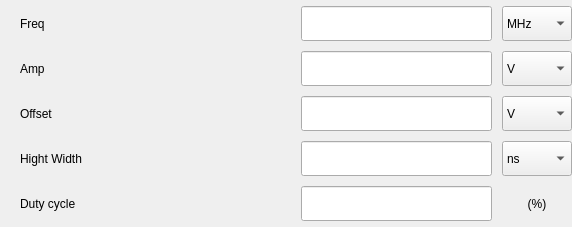
<?xml version="1.0" encoding="UTF-8"?>
<ui version="4.0">
 <class>wgSquare</class>
 <widget class="QWidget" name="wgSquare">
  <property name="geometry">
   <rect>
    <x>0</x>
    <y>0</y>
    <width>572</width>
    <height>227</height>
   </rect>
  </property>
  <property name="maximumSize">
   <size>
    <width>606</width>
    <height>16777215</height>
   </size>
  </property>
  <property name="windowTitle">
   <string>Form</string>
  </property>
  <property name="styleSheet">
   <string notr="true"/>
  </property>
  <layout class="QGridLayout" name="gridLayout_3">
   <property name="leftMargin">
    <number>0</number>
   </property>
   <property name="topMargin">
    <number>0</number>
   </property>
   <property name="rightMargin">
    <number>0</number>
   </property>
   <property name="bottomMargin">
    <number>0</number>
   </property>
   <property name="spacing">
    <number>0</number>
   </property>
   <item row="0" column="0">
    <layout class="QGridLayout" name="gridLayout_2">
     <property name="leftMargin">
      <number>20</number>
     </property>
     <property name="horizontalSpacing">
      <number>196</number>
     </property>
     <property name="verticalSpacing">
      <number>10</number>
     </property>
     <item row="2" column="1">
      <layout class="QHBoxLayout" name="horizontalLayout_12">
       <property name="spacing">
        <number>10</number>
       </property>
       <item>
        <widget class="QLineEdit" name="lineEdit_8">
         <property name="minimumSize">
          <size>
           <width>191</width>
           <height>35</height>
          </size>
         </property>
         <property name="maximumSize">
          <size>
           <width>191</width>
           <height>16777215</height>
          </size>
         </property>
        </widget>
       </item>
       <item>
        <widget class="QComboBox" name="comboBox_13">
         <property name="minimumSize">
          <size>
           <width>70</width>
           <height>35</height>
          </size>
         </property>
         <property name="maximumSize">
          <size>
           <width>70</width>
           <height>35</height>
          </size>
         </property>
         <property name="cursor">
          <cursorShape>PointingHandCursor</cursorShape>
         </property>
         <item>
          <property name="text">
           <string>V</string>
          </property>
         </item>
        </widget>
       </item>
      </layout>
     </item>
     <item row="1" column="1">
      <layout class="QHBoxLayout" name="horizontalLayout_13">
       <property name="spacing">
        <number>10</number>
       </property>
       <item>
        <widget class="QLineEdit" name="lineEdit_9">
         <property name="minimumSize">
          <size>
           <width>191</width>
           <height>35</height>
          </size>
         </property>
         <property name="maximumSize">
          <size>
           <width>191</width>
           <height>16777215</height>
          </size>
         </property>
        </widget>
       </item>
       <item>
        <widget class="QComboBox" name="comboBox_14">
         <property name="minimumSize">
          <size>
           <width>70</width>
           <height>35</height>
          </size>
         </property>
         <property name="maximumSize">
          <size>
           <width>70</width>
           <height>35</height>
          </size>
         </property>
         <property name="cursor">
          <cursorShape>PointingHandCursor</cursorShape>
         </property>
         <item>
          <property name="text">
           <string>V</string>
          </property>
         </item>
        </widget>
       </item>
      </layout>
     </item>
     <item row="3" column="0">
      <widget class="QLabel" name="label_17">
       <property name="text">
        <string>Hight Width</string>
       </property>
      </widget>
     </item>
     <item row="0" column="0">
      <widget class="QLabel" name="label_12">
       <property name="text">
        <string>Freq</string>
       </property>
      </widget>
     </item>
     <item row="1" column="0">
      <widget class="QLabel" name="label_18">
       <property name="text">
        <string>Amp</string>
       </property>
      </widget>
     </item>
     <item row="2" column="0">
      <widget class="QLabel" name="label_19">
       <property name="text">
        <string>Offset</string>
       </property>
      </widget>
     </item>
     <item row="0" column="1">
      <layout class="QHBoxLayout" name="horizontalLayout_14">
       <property name="spacing">
        <number>10</number>
       </property>
       <item>
        <widget class="QLineEdit" name="lineEdit_10">
         <property name="minimumSize">
          <size>
           <width>191</width>
           <height>35</height>
          </size>
         </property>
         <property name="maximumSize">
          <size>
           <width>191</width>
           <height>16777215</height>
          </size>
         </property>
        </widget>
       </item>
       <item>
        <widget class="QComboBox" name="comboBox_15">
         <property name="minimumSize">
          <size>
           <width>70</width>
           <height>35</height>
          </size>
         </property>
         <property name="maximumSize">
          <size>
           <width>70</width>
           <height>35</height>
          </size>
         </property>
         <property name="cursor">
          <cursorShape>PointingHandCursor</cursorShape>
         </property>
         <item>
          <property name="text">
           <string>MHz</string>
          </property>
         </item>
        </widget>
       </item>
      </layout>
     </item>
     <item row="3" column="1">
      <layout class="QHBoxLayout" name="horizontalLayout_15">
       <property name="spacing">
        <number>10</number>
       </property>
       <item>
        <widget class="QLineEdit" name="lineEdit_11">
         <property name="minimumSize">
          <size>
           <width>191</width>
           <height>35</height>
          </size>
         </property>
         <property name="maximumSize">
          <size>
           <width>191</width>
           <height>16777215</height>
          </size>
         </property>
        </widget>
       </item>
       <item>
        <widget class="QComboBox" name="comboBox_16">
         <property name="minimumSize">
          <size>
           <width>70</width>
           <height>35</height>
          </size>
         </property>
         <property name="maximumSize">
          <size>
           <width>70</width>
           <height>35</height>
          </size>
         </property>
         <property name="cursor">
          <cursorShape>PointingHandCursor</cursorShape>
         </property>
         <item>
          <property name="text">
           <string>ns</string>
          </property>
         </item>
        </widget>
       </item>
      </layout>
     </item>
     <item row="4" column="0">
      <widget class="QLabel" name="label_20">
       <property name="text">
        <string>Duty cycle</string>
       </property>
      </widget>
     </item>
     <item row="4" column="1">
      <layout class="QHBoxLayout" name="horizontalLayout_4">
       <property name="spacing">
        <number>10</number>
       </property>
       <item>
        <widget class="QLineEdit" name="lineEdit_12">
         <property name="minimumSize">
          <size>
           <width>191</width>
           <height>35</height>
          </size>
         </property>
         <property name="maximumSize">
          <size>
           <width>191</width>
           <height>16777215</height>
          </size>
         </property>
        </widget>
       </item>
       <item>
        <widget class="QLabel" name="label_2">
         <property name="minimumSize">
          <size>
           <width>70</width>
           <height>35</height>
          </size>
         </property>
         <property name="maximumSize">
          <size>
           <width>70</width>
           <height>35</height>
          </size>
         </property>
         <property name="text">
          <string>(%)</string>
         </property>
         <property name="alignment">
          <set>Qt::AlignmentFlag::AlignCenter</set>
         </property>
        </widget>
       </item>
      </layout>
     </item>
    </layout>
   </item>
  </layout>
 </widget>
 <resources/>
 <connections/>
</ui>
